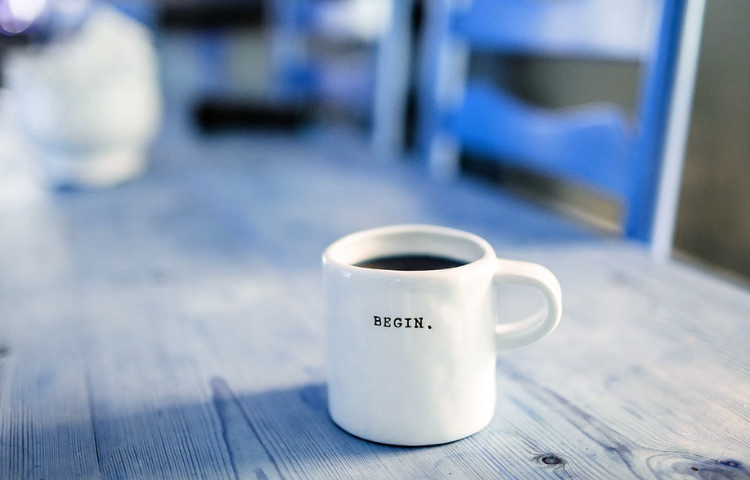
#> input picture OCR/content/cup.jpg, 750 x 480 px
$ jupyter execute --allow-errors 'OCR with EAST.ipynb'   (shell and % lines are left out)
#> lines starting #> are read from the running program, lines starting #| are printed output that depends on the picture; long printed decimals are rounded
[cell 1]
# OCR - pre processing techiniques
import pytesseract
from pytesseract import Output

[cell 2]
import os
import cv2
import numpy as np
import matplotlib.pyplot as plt
from PIL import ImageFont, ImageDraw, Image, ImageOps
import re

from imutils.object_detection import non_max_suppression                # pip install imutils

[cell 3]
# pre-processing
detector = './models/frozen_east_text_detection.pb'
width, height = 320, 320            # 이미지에 맞게 크기 설정 (32 배수로 설정할 것)
image_path = './content/cup.jpg'
min_confidence = 0.9

[cell 4]
img = Image.open(image_path).convert("RGB")
#> img is the input picture: PIL image 750x480 RGB; mean R, G, B 142.6, 159.8, 182.4
img_cv = np.array(img)

plt.imshow(img_cv, cmap='gray')
plt.axis('off')
plt.show()

[cell 5]
original = img_cv.copy()
img_cv.shape
#> Out = (480, 750, 3)

[cell 6]
H = img_cv.shape[0]
#> H = 480
W = img_cv.shape[1]
#> W = 750

proportion_W = W / float(width)
#> proportion_W = 2.34
proportion_H = H / float(height)
#> proportion_H = 1.5
print(proportion_W, proportion_H)
#| 2.344 1.5

[cell 7]
# resize
img_cv = cv2.resize(img_cv, (width, height))
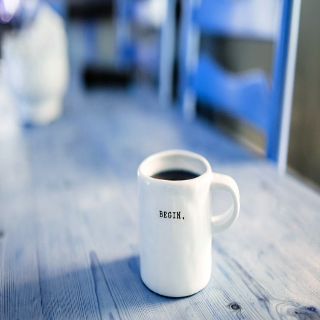
#> img_cv: shape (320, 320, 3); mean R, G, B 142.5, 159.8, 182.3
H = img_cv.shape[0]
#> H = 320
W = img_cv.shape[1]
#> W = 320
print(H, W)
#| 320 320

plt.imshow(img_cv, cmap='gray')
plt.axis('off')
plt.show()

[cell 8]
layers_names = ['feature_fusion/Conv_7/Sigmoid', 'feature_fusion/concat_3']
#> (the rest of this cell did not finish here and is left out)

[cell 9]
img_cv.shape
#> Out = (320, 320, 3)

[cell 10]
# cv2로 읽으면 BGR순이라서 swapRB=True
# Image.open 으로 읽으면 RGB순이라서 swapRB=False
blob = cv2.dnn.blobFromImage(img_cv, 1.0, (W,H), swapRB=False, crop=False)

[cell 11]
blob.shape          # batch size
#> Out = (1, 3, 320, 320)

#> (a cell that did not finish here is left out)

#> (a cell that did not finish here is left out)

#> (a cell that did not finish here is left out)

#> (a cell that did not finish here is left out)

[cell 16]
# decoding values
boxes = []
confidences = []

def geometric_data(geometry, y):
    xData0 = geometry[0,0,y]
    xData1 = geometry[0,1,y]
    xData2 = geometry[0,2,y]
    xData3 = geometry[0,3,y]
    angles_data = geometry[0,4,y]
    return angles_data, xData0, xData1, xData2, xData3

def geometric_calculation(angles_data, xData0, xData1, xData2, xData3):
    (offsetX, offsetY) = (x * 4.0, y * 4.0)
    angle = angles_data[x]
    cos = np.cos(angle)
    sin = np.sin(angle)
    h = xData0[x] + xData2[x]
    w = xData1[x] + xData3[x]

    endX = int(offsetX + (cos * xData1[x]) + (sin * xData2[x]))
    endY = int(offsetY - (sin*xData1[x]) + (cos* xData2[x]))

    beginX = int(endX - w)
    beginY = int(endY - h)

    return beginX, beginY, endX, endY

#> (a cell that did not finish here is left out)

[cell 18]
confidences

[cell 19]
boxes

[cell 20]
detections = non_max_suppression(np.array(boxes), probs=confidences)
detections

[cell 21]
proportion_H, proportion_W

[cell 22]
img_copy = original.copy()
for (beginX, beginY, endX, endY) in detections:
    beginX = int(beginX * proportion_W)
    beginY = int(beginY * proportion_H)
    endX = int(endX * proportion_W)
    endY = int(endY * proportion_H)

    roi = img_copy[beginY:endY, beginX:endX]

    cv2.rectangle(img_copy, (beginX, beginY), (endX, endY), (0, 255, 0), 2)

plt.imshow(img_copy, cmap='gray')
plt.axis('off')
plt.show()

#> (a cell that did not finish here is left out)

#> (a cell that did not finish here is left out)

[cell 25]
config_tesseract = '--tessdata-dir tessdata --psm 7'

img_copy = original.copy()
margin = 3

for (beginX, beginY, endX, endY) in detections:
    beginX = int(beginX * proportion_W)
    beginY = int(beginY * proportion_H)
    endX = int(endX * proportion_W)
    endY = int(endY * proportion_H)

    roi = img_copy[beginY:endY, beginX:endX]
    plt.imshow(roi, cmap='gray')
    plt.axis('off')
    plt.show()

    text = pytesseract.image_to_string(roi, lang='eng+kor+kor_vert', config=config_tesseract)
    print(text)

    cv2.rectangle(img_copy, (beginX-margin, beginY-margin), (endX+margin, endY+margin), (0, 255, 0), 2)

plt.imshow(img_copy, cmap='gray')
plt.axis('off')
plt.show()


$ run again, with OCR/content/book01.jpg copied over OCR/content/cup.jpg
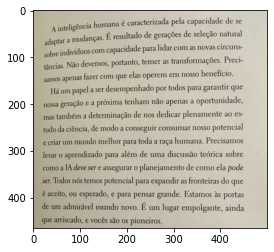
#> input picture OCR/content/book01.jpg, 274 x 252 px
#| 0.8562 0.7875
#> `img_cv = cv2.resize(img_cv, (width, height))`:
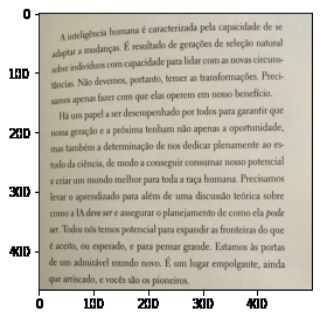
#> img_cv: shape (320, 320, 3); mean R, G, B 197.9, 193.4, 181.6
#| 320 320

$ run again, with OCR/content/book02.jpg copied over OCR/content/cup.jpg
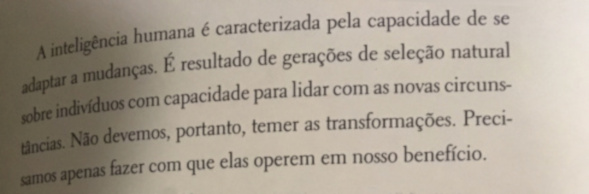
#> input picture OCR/content/book02.jpg, 589 x 194 px
#> img is the input picture: PIL image 589x194 RGB; mean R, G, B 170.4, 160.9, 147.2
#| 1.841 0.6062
#> `img_cv = cv2.resize(img_cv, (width, height))`:
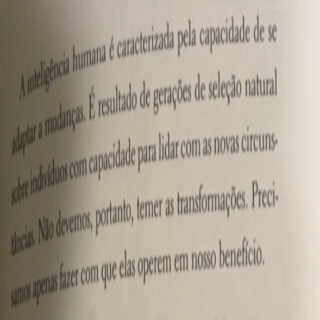
#> img_cv: shape (320, 320, 3); mean R, G, B 170.2, 160.8, 147.1
#| 320 320

$ run again, with OCR/content/book_adaptative.jpg copied over OCR/content/cup.jpg
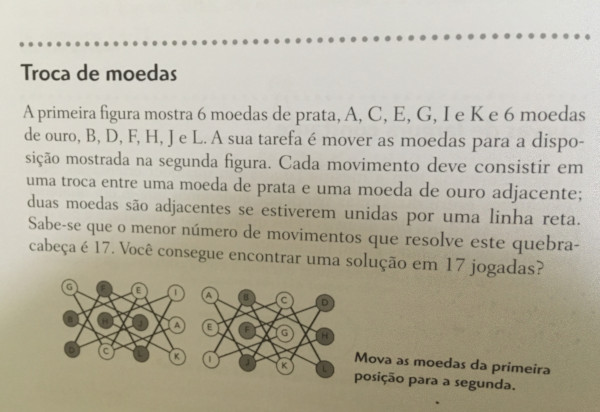
#> input picture OCR/content/book_adaptative.jpg, 600 x 412 px
#> img is the input picture: PIL image 600x412 RGB; mean R, G, B 181.6, 176.4, 159.8
#| 1.875 1.2875
#> `img_cv = cv2.resize(img_cv, (width, height))`:
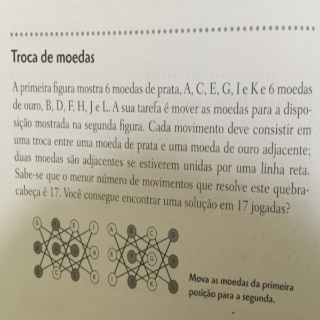
#> img_cv: shape (320, 320, 3); mean R, G, B 181.5, 176.3, 159.7
#| 320 320
